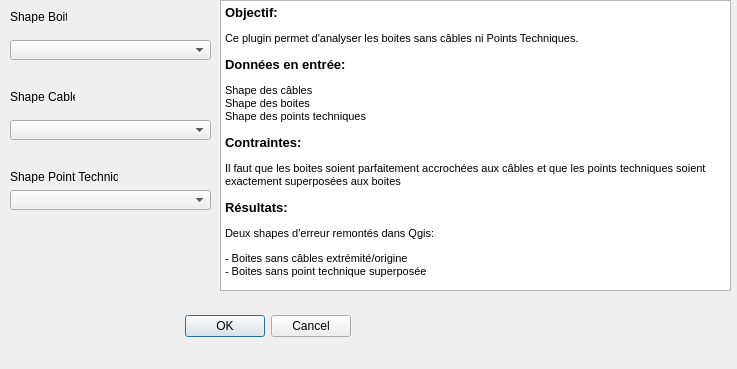
<?xml version="1.0" encoding="UTF-8"?>
<ui version="4.0">
 <class>BoiteSansPTCablesDialogBase</class>
 <widget class="QDialog" name="BoiteSansPTCablesDialogBase">
  <property name="geometry">
   <rect>
    <x>0</x>
    <y>0</y>
    <width>737</width>
    <height>369</height>
   </rect>
  </property>
  <property name="windowTitle">
   <string>BoiteSansPTCables</string>
  </property>
  <widget class="QDialogButtonBox" name="button_box">
   <property name="geometry">
    <rect>
     <x>10</x>
     <y>310</y>
     <width>341</width>
     <height>32</height>
    </rect>
   </property>
   <property name="orientation">
    <enum>Qt::Horizontal</enum>
   </property>
   <property name="standardButtons">
    <set>QDialogButtonBox::Cancel|QDialogButtonBox::Ok</set>
   </property>
  </widget>
  <widget class="QComboBox" name="comboBoite">
   <property name="geometry">
    <rect>
     <x>10</x>
     <y>40</y>
     <width>201</width>
     <height>20</height>
    </rect>
   </property>
  </widget>
  <widget class="QComboBox" name="comboCABLES">
   <property name="geometry">
    <rect>
     <x>10</x>
     <y>120</y>
     <width>201</width>
     <height>20</height>
    </rect>
   </property>
  </widget>
  <widget class="QComboBox" name="comboPT">
   <property name="geometry">
    <rect>
     <x>10</x>
     <y>190</y>
     <width>201</width>
     <height>20</height>
    </rect>
   </property>
  </widget>
  <widget class="QLabel" name="label">
   <property name="geometry">
    <rect>
     <x>10</x>
     <y>10</y>
     <width>57</width>
     <height>13</height>
    </rect>
   </property>
   <property name="text">
    <string>Shape Boite</string>
   </property>
  </widget>
  <widget class="QLabel" name="label_2">
   <property name="geometry">
    <rect>
     <x>10</x>
     <y>170</y>
     <width>108</width>
     <height>13</height>
    </rect>
   </property>
   <property name="text">
    <string>Shape Point Technique</string>
   </property>
  </widget>
  <widget class="QLabel" name="label_3">
   <property name="geometry">
    <rect>
     <x>10</x>
     <y>90</y>
     <width>65</width>
     <height>13</height>
    </rect>
   </property>
   <property name="text">
    <string>Shape Cables</string>
   </property>
  </widget>
  <widget class="QTextBrowser" name="textBrowser">
   <property name="geometry">
    <rect>
     <x>220</x>
     <y>0</y>
     <width>511</width>
     <height>291</height>
    </rect>
   </property>
   <property name="html">
    <string>&lt;!DOCTYPE HTML PUBLIC &quot;-//W3C//DTD HTML 4.0//EN&quot; &quot;http://www.w3.org/TR/REC-html40/strict.dtd&quot;&gt;
&lt;html&gt;&lt;head&gt;&lt;meta name=&quot;qrichtext&quot; content=&quot;1&quot; /&gt;&lt;style type=&quot;text/css&quot;&gt;
p, li { white-space: pre-wrap; }
&lt;/style&gt;&lt;/head&gt;&lt;body style=&quot; font-family:'MS Shell Dlg 2'; font-size:8.25pt; font-weight:400; font-style:normal;&quot;&gt;
&lt;p style=&quot; margin-top:0px; margin-bottom:0px; margin-left:0px; margin-right:0px; -qt-block-indent:0; text-indent:0px;&quot;&gt;&lt;span style=&quot; font-size:10pt; font-weight:600;&quot;&gt;Objectif:&lt;/span&gt;&lt;/p&gt;
&lt;p style=&quot; margin-top:12px; margin-bottom:0px; margin-left:0px; margin-right:0px; -qt-block-indent:0; text-indent:0px;&quot;&gt;&lt;span style=&quot; font-family:'MS Shell Dlg 2,sans-serif'; font-size:8pt;&quot;&gt;Ce plugin permet d'analyser les boites sans câbles ni Points Techniques.&lt;/span&gt;&lt;/p&gt;
&lt;p style=&quot; margin-top:12px; margin-bottom:0px; margin-left:0px; margin-right:0px; -qt-block-indent:0; text-indent:0px;&quot;&gt;&lt;span style=&quot; font-family:'MS Shell Dlg 2,sans-serif'; font-size:10pt; font-weight:600;&quot;&gt;Données en entrée: &lt;/span&gt;&lt;/p&gt;
&lt;p style=&quot; margin-top:12px; margin-bottom:0px; margin-left:0px; margin-right:0px; -qt-block-indent:0; text-indent:0px;&quot;&gt;&lt;span style=&quot; font-size:8pt;&quot;&gt;Shape des câbles&lt;/span&gt;&lt;/p&gt;
&lt;p style=&quot; margin-top:0px; margin-bottom:0px; margin-left:0px; margin-right:0px; -qt-block-indent:0; text-indent:0px;&quot;&gt;&lt;span style=&quot; font-size:8pt;&quot;&gt;Shape des boites&lt;/span&gt;&lt;/p&gt;
&lt;p style=&quot; margin-top:0px; margin-bottom:0px; margin-left:0px; margin-right:0px; -qt-block-indent:0; text-indent:0px;&quot;&gt;&lt;span style=&quot; font-size:8pt;&quot;&gt;Shape des points techniques&lt;/span&gt;&lt;/p&gt;
&lt;p style=&quot; margin-top:12px; margin-bottom:0px; margin-left:0px; margin-right:0px; -qt-block-indent:0; text-indent:0px;&quot;&gt;&lt;span style=&quot; font-family:'MS Shell Dlg 2,sans-serif'; font-size:10pt; font-weight:600;&quot;&gt;Contraintes:&lt;/span&gt;&lt;span style=&quot; font-size:10pt;&quot;&gt; &lt;/span&gt;&lt;/p&gt;
&lt;p style=&quot; margin-top:12px; margin-bottom:12px; margin-left:0px; margin-right:0px; -qt-block-indent:0; text-indent:0px;&quot;&gt;&lt;span style=&quot; font-size:8pt;&quot;&gt;Il faut que les boites soient parfaitement accrochées aux câbles et que les points techniques soient exactement superposées aux boites&lt;/span&gt;&lt;/p&gt;
&lt;p style=&quot; margin-top:12px; margin-bottom:12px; margin-left:0px; margin-right:0px; -qt-block-indent:0; text-indent:0px;&quot;&gt;&lt;span style=&quot; font-family:'MS Shell Dlg 2,sans-serif'; font-size:10pt; font-weight:600;&quot;&gt;Résultats:&lt;/span&gt;&lt;span style=&quot; font-size:10pt;&quot;&gt; &lt;/span&gt;&lt;/p&gt;
&lt;p style=&quot; margin-top:12px; margin-bottom:12px; margin-left:0px; margin-right:0px; -qt-block-indent:0; text-indent:0px;&quot;&gt;&lt;span style=&quot; font-size:8pt;&quot;&gt;Deux shapes d'erreur remontés dans Qgis:&lt;/span&gt;&lt;/p&gt;
&lt;p style=&quot; margin-top:0px; margin-bottom:0px; margin-left:0px; margin-right:0px; -qt-block-indent:0; text-indent:0px;&quot;&gt;&lt;span style=&quot; font-size:8pt;&quot;&gt;- Boites sans câbles extrémité/origine&lt;/span&gt;&lt;/p&gt;
&lt;p style=&quot; margin-top:0px; margin-bottom:0px; margin-left:0px; margin-right:0px; -qt-block-indent:0; text-indent:0px;&quot;&gt;&lt;span style=&quot; font-size:8pt;&quot;&gt;- Boites sans point technique superposée&lt;/span&gt;&lt;/p&gt;&lt;/body&gt;&lt;/html&gt;</string>
   </property>
  </widget>
 </widget>
 <resources/>
 <connections>
  <connection>
   <sender>button_box</sender>
   <signal>accepted()</signal>
   <receiver>BoiteSansPTCablesDialogBase</receiver>
   <slot>accept()</slot>
   <hints>
    <hint type="sourcelabel">
     <x>20</x>
     <y>20</y>
    </hint>
    <hint type="destinationlabel">
     <x>20</x>
     <y>20</y>
    </hint>
   </hints>
  </connection>
  <connection>
   <sender>button_box</sender>
   <signal>rejected()</signal>
   <receiver>BoiteSansPTCablesDialogBase</receiver>
   <slot>reject()</slot>
   <hints>
    <hint type="sourcelabel">
     <x>20</x>
     <y>20</y>
    </hint>
    <hint type="destinationlabel">
     <x>20</x>
     <y>20</y>
    </hint>
   </hints>
  </connection>
 </connections>
</ui>
